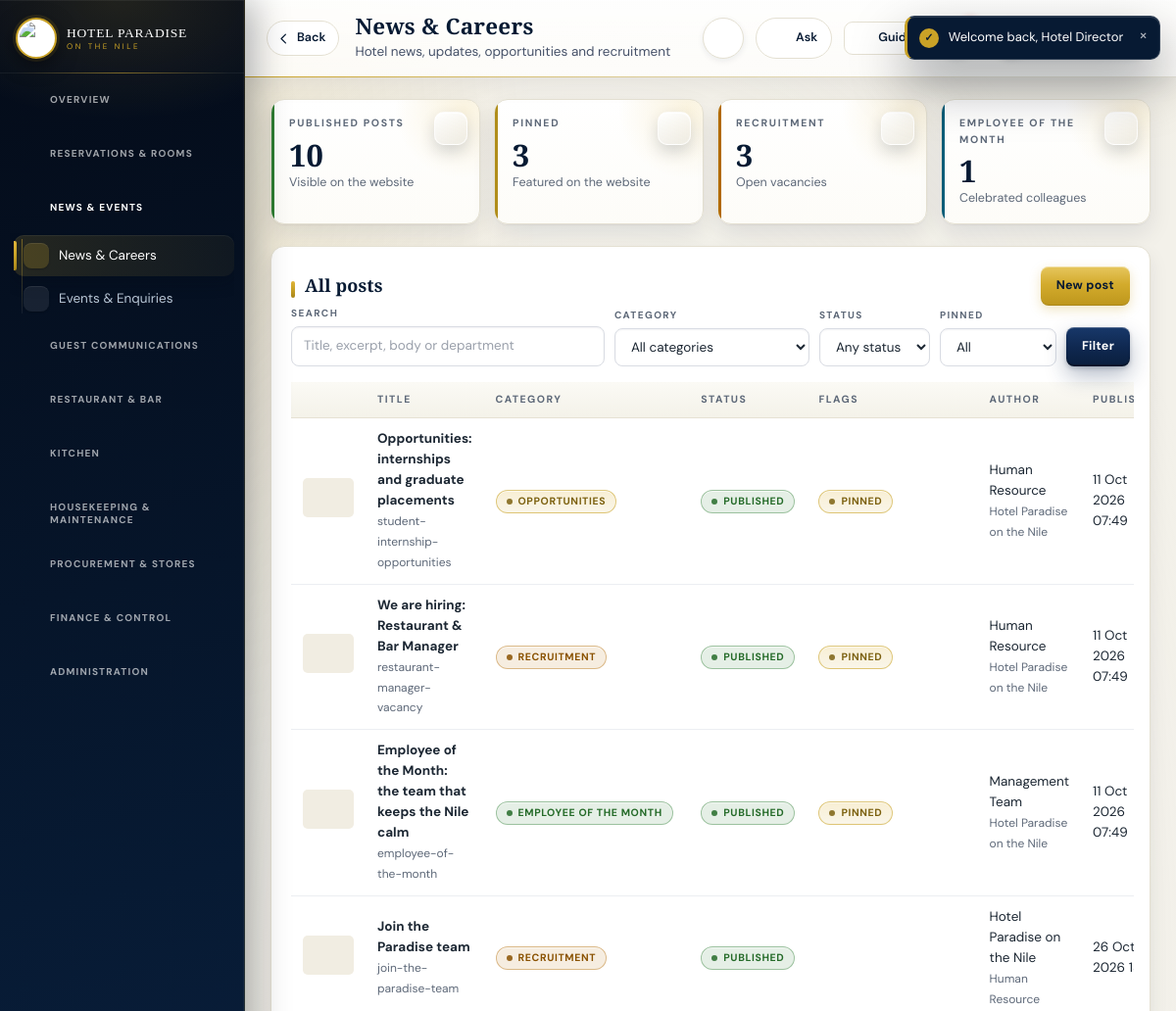
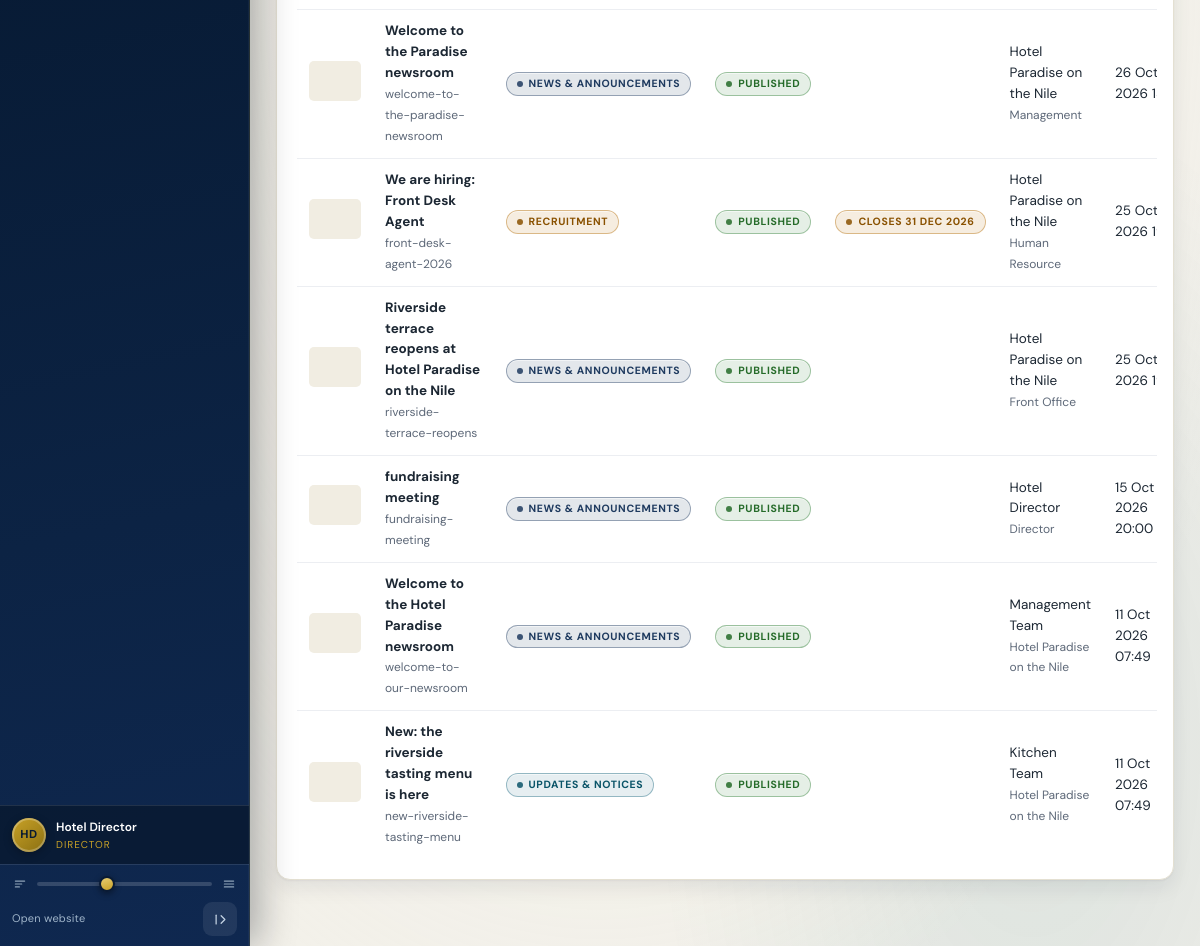
The page /backend-php/index.php?page=news (signed in) on the database its author committed (2 pictures, top to bottom).
### tables this page shows
CREATE TABLE `news_posts` (
  `id` bigint(20) UNSIGNED NOT NULL,
  `hotel_id` bigint(20) UNSIGNED NOT NULL DEFAULT 1,
  `slug` varchar(180) NOT NULL,
  `title` varchar(200) NOT NULL,
  `category` varchar(20) NOT NULL DEFAULT 'news',
  `excerpt` varchar(320) NOT NULL DEFAULT '',
  `body` mediumtext DEFAULT NULL,
  `image` varchar(255) DEFAULT NULL,
  `department` varchar(120) DEFAULT NULL,
  `location` varchar(120) DEFAULT NULL,
  `employment_type` varchar(60) DEFAULT NULL,
  `salary` varchar(120) DEFAULT NULL,
  `deadline` date DEFAULT NULL,
  `apply_email` varchar(160) DEFAULT NULL,
  `apply_url` varchar(300) DEFAULT NULL,
  `author_name` varchar(120) DEFAULT NULL,
  `author_role` varchar(120) DEFAULT NULL,
  `created_by` bigint(20) UNSIGNED DEFAULT NULL,
  `pinned` tinyint(1) NOT NULL DEFAULT 0,
  `status` varchar(20) NOT NULL DEFAULT 'published',
  `publish_at` datetime NOT NULL DEFAULT current_timestamp(),
  `views` int(10) UNSIGNED NOT NULL DEFAULT 0,
  `created_at` datetime NOT NULL DEFAULT current_timestamp(),
  `updated_at` datetime DEFAULT NULL,
  `deleted_at` timestamp NULL DEFAULT NULL,
  `deleted_by` bigint(20) UNSIGNED DEFAULT NULL
);

### backend-php/modules/news.php (the view, shortened to what this page needs)
<?php
if(!function_exists('news_image_src')){
  function news_image_src(?string $image): string{
    $image=trim((string)$image);
    if($image==='') return '';
    return rtrim(SITE_URL,'/').'/'.ltrim(preg_replace('#^\.?/#','',$image),'/');
  }
}
$CATS=[
  'news'=>['label'=>'News & announcements','tone'=>'navy'],
  'update'=>['label'=>'Updates & notices','tone'=>'blue'],
  'opportunity'=>['label'=>'Opportunities','tone'=>'gold'],
  'recruitment'=>['label'=>'Recruitment','tone'=>'warn'],
  'employee'=>['label'=>'Employee of the month','tone'=>'ok'],
];
$STATS=['published'=>['label'=>'Published','tone'=>'ok'],'draft'=>['label'=>'Draft','tone'=>'grey']];
$cap=news_capability();
$canAll=$cap['can_all'];
$isContrib=$cap['tier']==='contributor';
$act=$_GET['act']??'list';
function news_badge(string $cat,array $CATS): string{
  $c=$CATS[$cat]??['label'=>$cat,'tone'=>'grey'];
  return badge($c['label'],$c['tone']);
}
function news_status(string $s,array $STATS): string{
  $c=$STATS[$s]??['label'=>$s,'tone'=>'grey'];
  return badge($c['label'],$c['tone']);
}
if($act==='list'){
  $fq=trim((string)($_GET['q']??''));
  $fpinned=(string)($_GET['pinned']??'');
  $where=[]; $args=[];
  $where[]='deleted_at IS NULL';
  $scope=''; $sargs=[];
  $scope.=' AND deleted_at IS NULL';
  $sql='SELECT * FROM news_posts'.($where?' WHERE '.implode(' AND ',$where):'').' ORDER BY pinned DESC, publish_at DESC, id DESC LIMIT 300';
  echo '<div class="kpis">';
  if($canAll){
    kpi_card('Recruitment',(string)val("SELECT COUNT(*) FROM news_posts WHERE category='recruitment' AND status='published' AND deleted_at IS NULL",[]),'Open vacancies','warn');
    kpi_card('Employee of the month',(string)val("SELECT COUNT(*) FROM news_posts WHERE category='employee' AND status='published' AND deleted_at IS NULL",[]),'Celebrated colleagues','blue');
  }else{
    kpi_card('Drafts',(string)val("SELECT COUNT(*) FROM news_posts WHERE status='draft'".$scope,$sargs),'Not on the website yet','grey');
    kpi_card('Reach',(string)val("SELECT COALESCE(SUM(views),0) FROM news_posts WHERE status='published'".$scope,$sargs),'Reads on the website','blue');
  }
  echo '</div>';
  echo '<div class="panel">';
  echo '<div class="tbHead" style="display:flex;justify-content:space-between;align-items:center;gap:16px;flex-wrap:wrap">'
    .'<h2 style="margin:0">'.($isContrib?'Your posts':'All posts').'</h2>'
    .'<a class="btn" href="'.BASE.'/index.php?page=news&act=new">New post</a></div>';
  echo '<form class="toolbar" method="get" action="'.BASE.'/index.php" style="gap:10px;flex-wrap:wrap;align-items:flex-end">';
  echo '<div class="field" style="margin:0;min-width:230px;flex:1"><label>Search</label>'
    .'<input type="search" name="q" value="'.e($fq).'" placeholder="Title, excerpt, body or department"/></div>';
  echo '<div class="field" style="margin:0"><label>Category</label><select name="cat"><option value="">All categories</option>';
  echo '</select></div>';
  echo '<div class="field" style="margin:0"><label>Status</label><select name="status"><option value="">Any status</option>';
  echo '</select></div>';
  echo '<div class="field" style="margin:0"><label>Pinned</label><select name="pinned"><option value="">All</option><option value="1"'.($fpinned==='1'?' selected':'').'>Pinned only</option></select></div>';
  echo '<button class="btn navy" type="submit">Filter</button>';
  echo '</form>';
  $list=rows($sql,$args);
  echo '<table class="tbl"><thead><tr><th></th><th>Title</th><th>Category</th><th>Status</th><th>Flags</th><th>Author</th><th>Published</th><th>Views</th><th></th></tr></thead><tbody>';
  foreach($list as $r){
    $img=news_image_src((string)($r['image']??''));
    echo '<tr>';
    echo '<td style="width:64px">'.($img?'<img src="'.e($img).'" alt="" style="width:52px;height:40px;object-fit:cover;border-radius:5px;border:1px solid var(--line2)"/>':'<span style="display:inline-block;width:52px;height:40px;border-radius:5px;background:#f1ede2"></span>').'</td>';
    echo '<td><b>'.e($r['title']).'</b><br><small>'.e($r['slug']).'</small></td>';
    echo '<td>'.news_badge((string)$r['category'],$CATS).'</td>';
    echo '<td>'.news_status((string)$r['status'],$STATS).'</td>';
    echo '<td>'.((int)$r['pinned']?badge('Pinned','gold'):'').(($r['category']==='recruitment'&&(string)($r['deadline']??'')!=='')?' '.badge('Closes '.fmtdate($r['deadline']),'warn'):'').'</td>';
    echo '<td>'.e($r['author_name']?:'—').($r['author_role']?'<br><small>'.e($r['author_role']).'</small>':'').'</td>';
    echo '<td>'.e(fmtdt($r['publish_at'])).'</td>';
    echo '</tr>';
  }
  echo '</tbody></table>';
  echo '</div>';
  page_foot(); exit;
}

### backend-php/app/bootstrap.php (shortened to what this page needs)
<?php
if(!function_exists('hp_config')){
 function hp_config(): array{
  $file=__DIR__.'/../config.php';
  if(!is_readable($file)) return $cfg=[];
  $got=include $file;
  return $cfg=is_array($got)?$got:[];
 }
}
function db_config(): array{
 $fromFile=hp_config();
 $fromConfig=function(string $path) use($fromFile){
  $node=$fromFile;
  foreach(explode('.',$path) as $step){
   if(!is_array($node)||!array_key_exists($step,$node)) return null;
   $node=$node[$step];
  }
  return $node;
 };
 $pick=function(string $path,string $env,string $fallback) use($fromConfig): string{
  $v=getenv($env);
  if(is_string($v)&&$v!=='') return $v;
  $v=$fromConfig($path);
  if(is_string($v)&&$v!=='') return $v;
  return $fallback;
 };
 $host=$pick('db.host','HP_DB_HOST','127.0.0.1');
 $port=$pick('db.port','HP_DB_PORT','');
 return $cfg=[
  'dsn'=>'mysql:host='.$host.($port!==''?';port='.$port:'').';charset=utf8mb4',
  'host'=>$host,'port'=>$port,
  'name'=>$pick('db.name','HP_DB_NAME','hotelpardise_system'),
  'user'=>$pick('db.user','HP_DB_USER','hotelpardise_system'),
  'pass'=>$pick('db.pass','HP_DB_PASS',''),
  'web'=>[
   'name'=>$pick('web_db.name','HP_WEB_DB_NAME','hotelpardise_website'),
   'user'=>$pick('web_db.user','HP_WEB_DB_USER','hotelpardise_website'),
   'pass'=>$pick('web_db.pass','HP_WEB_DB_PASS',''),
  ],
 ];
}
function db_connect(string $dsn,string $dbName,string $user,string $pass): PDO{
  try{
   return new PDO($dsn.';dbname='.$dbName,$user,$pass,[
    PDO::ATTR_ERRMODE=>PDO::ERRMODE_EXCEPTION,
    PDO::ATTR_DEFAULT_FETCH_MODE=>PDO::FETCH_ASSOC
   ]);
  }catch(PDOException $e){
   $reason=db_failure_reason($e,$dbName,$user);
   error_log('[hotel db] cannot open '.$dbName.' as '.$user.'@'.db_config()['host']
    .' [SQLSTATE '.$e->getCode().']: '.$reason);
   throw new RuntimeException($reason,0);
  }
}
function db(): PDO{
  static $pdo=null;
  if($pdo===null){
   $c=db_config();
   try{
    $pdo=db_connect($c['dsn'],$c['name'],$c['user'],$c['pass']);
   }catch(RuntimeException $e){
    db_setup_page($e->getMessage());
   }
  }
  return $pdo;
}
function q(string $sql,array $p=[]){ $st=db()->prepare($sql); $st->execute($p); return $st; }
function rows(string $sql,array $p=[]){ return q($sql,$p)->fetchAll(); }
function e($v=null): string{ return htmlspecialchars((string)$v,ENT_QUOTES,'UTF-8'); }
function fmtdt($d): string{ return $d?date('d M Y H:i',strtotime((string)$d)):''; }
function fmtdate($d): string{ return $d?date('d M Y',strtotime((string)$d)):''; }
function current_user(): ?array{ return $_SESSION['user']??null; }
function roles_of(): array{ return $_SESSION['roles']??[]; }
function news_roles(): array{
 return [
  'super_admin'    => ['tier'=>'owner'],
  'director'       => ['tier'=>'owner'],
  'general_manager'=> ['tier'=>'owner'],
  'human_resource' => ['tier'=>'owner'],
  'marketing'      => ['tier'=>'editor','categories'=>['news','update','opportunity']],
  'events_manager' => ['tier'=>'editor','categories'=>['news','update','opportunity']],
  'receptionist'   => ['tier'=>'contributor','department'=>'Front Office','categories'=>['news','update']],
  'housekeeping'   => ['tier'=>'contributor','department'=>'Housekeeping','categories'=>['news','update']],
  'kitchen'        => ['tier'=>'contributor','department'=>'Kitchen','categories'=>['news','update']],
  'waiter'         => ['tier'=>'contributor','department'=>'Food and Beverage','categories'=>['news','update']],
  'bar_staff'      => ['tier'=>'contributor','department'=>'Bar','categories'=>['news','update']],
  'storekeeper'    => ['tier'=>'contributor','department'=>'Stores','categories'=>['news','update']],
  'procurement'    => ['tier'=>'contributor','department'=>'Procurement','categories'=>['news','update']],
  'maintenance'    => ['tier'=>'contributor','department'=>'Maintenance','categories'=>['news','update']],
  'accountant'     => ['tier'=>'contributor','department'=>'Finance','categories'=>['news','update']],
  'cashier'        => ['tier'=>'contributor','department'=>'Finance','categories'=>['news','update']],
 ];
}
function news_capability(): ?array{
 $map=news_roles();
 $rank=['contributor'=>1,'editor'=>2,'owner'=>3];
 $best=null;
 foreach(roles_of() as $role){
  $p=$map[$role]??null;
  if($best===null || ($rank[$p['tier']]??0)>($rank[$best['tier']]??0)) $best=$p+['role'=>$role];
 }
 $best['can_all']=$best['tier']==='owner';
 $best['categories']=$best['can_all']?null:($best['categories']??[]);
 $best['department']=$best['department']??null;
 $best['label']=role_label($best['role']);
 return $best;
}
function badge(string $text,string $tone='grey'): string{
 static $tones=['ok'=>1,'warn'=>1,'bad'=>1,'gold'=>1,'navy'=>1,'blue'=>1,'grey'=>1];
 $t=isset($tones[$tone])?$tone:'grey';
 return '<span class="badge '.e($t).'">'.e($text).'</span>';
}
function role_label(string $r): string{
 $map=['super_admin'=>'Administrator','director'=>'Director','general_manager'=>'General Manager','accountant'=>'Finance','cashier'=>'Cashier','receptionist'=>'Front Desk','waiter'=>'Waiter','bar_staff'=>'Bar Staff','kitchen'=>'Kitchen','storekeeper'=>'Storekeeper','procurement'=>'Procurement','housekeeping'=>'Housekeeping','auditor'=>'Auditor','events_manager'=>'Events Manager','marketing'=>'Marketing','maintenance'=>'Maintenance','human_resource'=>'Human Resource'];
 return $map[$r]??str_replace('_',' ',$r);
}

### rows shown on the page
news_posts: title "Opportunities: internships and graduate placements", slug "student-internship-opportunities", text "OPPORTUNITIES PUBLISHED PINNED", author_name "Human Resource", author_role "Hotel Paradise on the Nile", publish_at "11 Oct 2026 07:49"
news_posts: title "We are hiring: Restaurant & Bar Manager", slug "restaurant-manager-vacancy", text "RECRUITMENT PUBLISHED PINNED", author_name "Human Resource", author_role "Hotel Paradise on the Nile", publish_at "11 Oct 2026 07:49"
news_posts: title "Employee of the Month: the team that keeps the Nile calm", slug "employee-of-the-month", text "EMPLOYEE OF THE MONTH PUBLISHED PINNED", author_name "Management Team", author_role "Hotel Paradise on the Nile", publish_at "11 Oct 2026 07:49"
news_posts: title "Join the Paradise team", slug "join-the-paradise-team", text "RECRUITMENT PUBLISHED", author_name "Hotel Paradise on the Nile", author_role "Human Resource", publish_at "26 Oct 2026…"
news_posts: title "Welcome to the Paradise newsroom", slug "welcome-to-the-paradise-newsroom", text "NEWS & ANNOUNCEMENTS PUBLISHED", author_name "Hotel Paradise on the Nile", author_role "Management", publish_at "26 Oct 2026…"
news_posts: title "We are hiring: Front Desk Agent", slug "front-desk-agent-2026", text "RECRUITMENT PUBLISHED CLOSES 31 DEC 2026", author_name "Hotel Paradise on the Nile", author_role "Human Resource", publish_at "25 Oct 2026…"
news_posts: title "Riverside terrace reopens at Hotel Paradise on the Nile", slug "riverside-terrace-reopens", text "NEWS & ANNOUNCEMENTS PUBLISHED", author_name "Hotel Paradise on the Nile", author_role "Front Office", publish_at "25 Oct 2026…"
news_posts: title "fundraising meeting", slug "fundraising-meeting", text "NEWS & ANNOUNCEMENTS PUBLISHED", author_name "Hotel Director", author_role "Director", publish_at "15 Oct 2026 20:00"
news_posts: title "Welcome to the Hotel Paradise newsroom", slug "welcome-to-our-newsroom", text "NEWS & ANNOUNCEMENTS PUBLISHED", author_name "Management Team", author_role "Hotel Paradise on the Nile", publish_at "11 Oct 2026 07:49"
news_posts: title "New: the riverside tasting menu is here", slug "new-riverside-tasting-menu", text "UPDATES & NOTICES PUBLISHED", author_name "Kitchen Team", author_role "Hotel Paradise on the Nile", publish_at "11 Oct 2026 07:49"

### other values the page prints
$group['label'] "OVERVIEW"
$group['label'] "RESERVATIONS & ROOMS"
$group['label'] "NEWS & EVENTS"
$label "News & Careers"
$label "Events & Enquiries"
$group['label'] "GUEST COMMUNICATIONS"
$group['label'] "RESTAURANT & BAR"
$group['label'] "KITCHEN"
$group['label'] "HOUSEKEEPING & MAINTENANCE"
$group['label'] "PROCUREMENT & STORES"
$group['label'] "FINANCE & CONTROL"
$group['label'] "ADMINISTRATION"
initials($me) "HD"
$me "Hotel Director"
$role "DIRECTOR"
